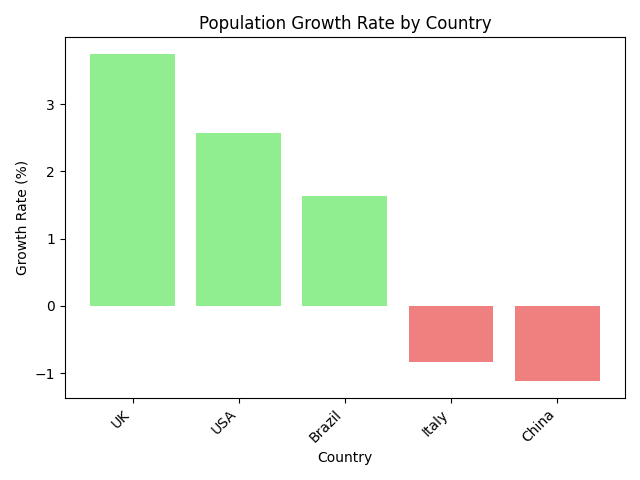

Source code (Python):
import pandas as pd
import matplotlib.pyplot as plt

def calculate_percentage_change(initial, final):
    if initial == 0:
        return float('inf')  # Infinite percentage change if initial value is zero
    return ((final - initial) / initial) * 100

tsv_path = "Practical5/pop.tsv"
df = pd.read_csv(tsv_path, sep="\t")
print(df)

df['Growth_Rate'] = df.apply(lambda row: calculate_percentage_change(row['Population 2020 (millions)'], row['Population 2024 (millions)']), axis=1)

df.sort_values(by='Growth_Rate', ascending=False, inplace=True)
print(df[['Country', 'Growth_Rate']])
print(f"Largest increase: {df.iloc[0]['Country']}", f"Largest decrease: {df.iloc[-1]['Country']}", sep="\n")

colors = ['lightcoral' if rate < 0 else 'lightgreen' for rate in df['Growth_Rate']]
figpath = "Practical5/population_growth_rate.png"
plt.bar(df['Country'], df['Growth_Rate'], color=colors)
plt.xlabel('Country')
plt.ylabel('Growth Rate (%)')
plt.title('Population Growth Rate by Country')
plt.xticks(rotation=45, ha='right')
plt.tight_layout()
plt.savefig(figpath)
plt.show()
